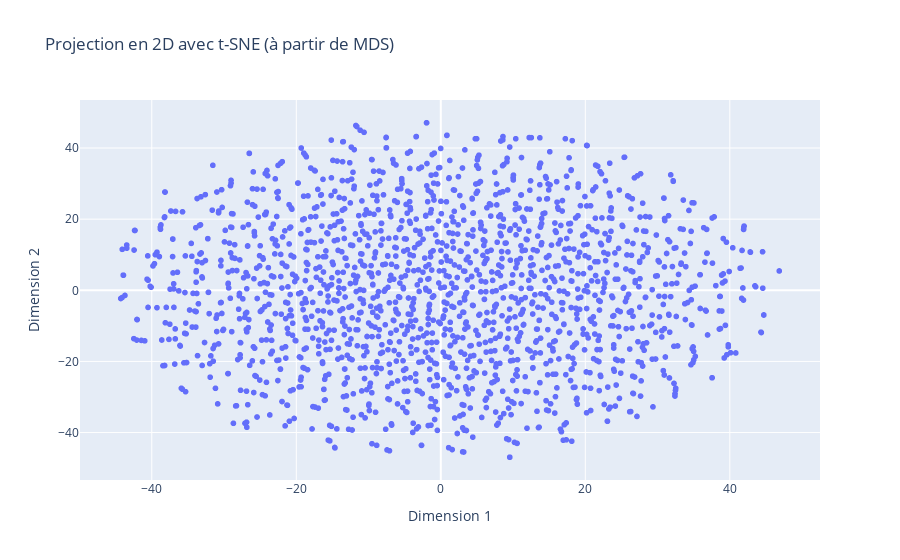

The cell this chart's notebook holds for it:
### Code cell
# Utiliser la sortie de MDS comme entrée pour t-SNE
def tsne_from_mds(embedding_mds, n_dimensions=2):
    tsne = TSNE(n_components=n_dimensions, random_state=42, init="random")
    embedding_tsne = tsne.fit_transform(embedding_mds)
    
    # Générer une visualisation
    fig = px.scatter(
        x=embedding_tsne[:, 0],
        y=embedding_tsne[:, 1],
        title="Projection en 2D avec t-SNE (à partir de MDS)",
        labels={"x": "Dimension 1", "y": "Dimension 2"}
    )
    fig.show()
    
    return embedding_tsne

# Appliquer t-SNE sur les données MDS
embedding_tsne_2d = tsne_from_mds(embedding_mds, n_dimensions=2)

### Figure 1 — Plotly figure (JSON) as saved in the notebook; plotly's stock layout.template omitted (floating-point values rounded to 4 significant figures; data arrays with more than 128 entries replaced by an {"elided": "..."} marker saying what was removed)
{"data": [{"hovertemplate": "Dimension 1=%{x}<br>Dimension 2=%{y}<extra></extra>", "legendgroup": "", "marker": {"color": "#636efa", "symbol": "circle"}, "mode": "markers", "name": "", "showlegend": false, "type": "scattergl", "x": {"elided": "1739 float values"}, "xaxis": "x", "y": {"elided": "1739 float values"}, "yaxis": "y"}], "layout": {"legend": {"tracegroupgap": 0}, "title": {"text": "Projection en 2D avec t-SNE (à partir de MDS)"}, "xaxis": {"anchor": "y", "domain": [0, 1], "title": {"text": "Dimension 1"}}, "yaxis": {"anchor": "x", "domain": [0, 1], "title": {"text": "Dimension 2"}}}}
